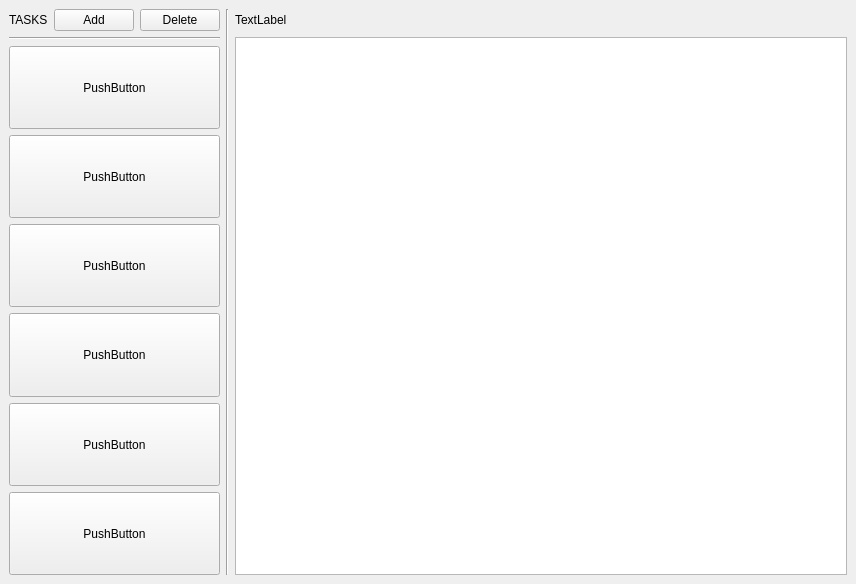
<?xml version="1.0" encoding="UTF-8"?>
<ui version="4.0">
 <class>MainWindow</class>
 <widget class="QMainWindow" name="MainWindow">
  <property name="geometry">
   <rect>
    <x>0</x>
    <y>0</y>
    <width>856</width>
    <height>584</height>
   </rect>
  </property>
  <property name="windowTitle">
   <string>MainWindow</string>
  </property>
  <widget class="QWidget" name="centralwidget">
   <property name="sizePolicy">
    <sizepolicy hsizetype="Preferred" vsizetype="Preferred">
     <horstretch>0</horstretch>
     <verstretch>0</verstretch>
    </sizepolicy>
   </property>
   <layout class="QGridLayout" name="gridLayout" rowstretch="1,17" columnstretch="1,0,3">
    <item row="1" column="2">
     <layout class="QVBoxLayout" name="verticalLayout_2">
      <item>
       <widget class="QListView" name="listView"/>
      </item>
     </layout>
    </item>
    <item row="0" column="1" rowspan="2">
     <widget class="Line" name="line">
      <property name="orientation">
       <enum>Qt::Vertical</enum>
      </property>
     </widget>
    </item>
    <item row="1" column="0">
     <layout class="QVBoxLayout" name="verticalLayout" stretch="0,0,0,0,0,0,0">
      <item>
       <widget class="Line" name="line_3">
        <property name="sizePolicy">
         <sizepolicy hsizetype="Minimum" vsizetype="Fixed">
          <horstretch>0</horstretch>
          <verstretch>0</verstretch>
         </sizepolicy>
        </property>
        <property name="orientation">
         <enum>Qt::Horizontal</enum>
        </property>
       </widget>
      </item>
      <item>
       <widget class="QPushButton" name="pushButton_6">
        <property name="sizePolicy">
         <sizepolicy hsizetype="Preferred" vsizetype="Preferred">
          <horstretch>0</horstretch>
          <verstretch>0</verstretch>
         </sizepolicy>
        </property>
        <property name="text">
         <string>PushButton</string>
        </property>
       </widget>
      </item>
      <item>
       <widget class="QPushButton" name="pushButton_5">
        <property name="sizePolicy">
         <sizepolicy hsizetype="Preferred" vsizetype="Preferred">
          <horstretch>0</horstretch>
          <verstretch>0</verstretch>
         </sizepolicy>
        </property>
        <property name="text">
         <string>PushButton</string>
        </property>
       </widget>
      </item>
      <item>
       <widget class="QPushButton" name="pushButton_2">
        <property name="sizePolicy">
         <sizepolicy hsizetype="Preferred" vsizetype="Preferred">
          <horstretch>0</horstretch>
          <verstretch>0</verstretch>
         </sizepolicy>
        </property>
        <property name="text">
         <string>PushButton</string>
        </property>
       </widget>
      </item>
      <item>
       <widget class="QPushButton" name="pushButton_4">
        <property name="sizePolicy">
         <sizepolicy hsizetype="Preferred" vsizetype="Preferred">
          <horstretch>0</horstretch>
          <verstretch>0</verstretch>
         </sizepolicy>
        </property>
        <property name="text">
         <string>PushButton</string>
        </property>
       </widget>
      </item>
      <item>
       <widget class="QPushButton" name="pushButton_3">
        <property name="sizePolicy">
         <sizepolicy hsizetype="Preferred" vsizetype="Preferred">
          <horstretch>0</horstretch>
          <verstretch>0</verstretch>
         </sizepolicy>
        </property>
        <property name="text">
         <string>PushButton</string>
        </property>
       </widget>
      </item>
      <item>
       <widget class="QPushButton" name="pushButton">
        <property name="sizePolicy">
         <sizepolicy hsizetype="Preferred" vsizetype="Preferred">
          <horstretch>0</horstretch>
          <verstretch>0</verstretch>
         </sizepolicy>
        </property>
        <property name="text">
         <string>PushButton</string>
        </property>
       </widget>
      </item>
     </layout>
    </item>
    <item row="0" column="0">
     <layout class="QHBoxLayout" name="horizontalLayout">
      <item>
       <widget class="QLabel" name="label">
        <property name="text">
         <string>&lt;html&gt;&lt;head/&gt;&lt;body&gt;&lt;p&gt;TASKS&lt;/p&gt;&lt;/body&gt;&lt;/html&gt;</string>
        </property>
       </widget>
      </item>
      <item>
       <widget class="QPushButton" name="pushButton_7">
        <property name="text">
         <string>Add</string>
        </property>
       </widget>
      </item>
      <item>
       <widget class="QPushButton" name="pushButton_8">
        <property name="text">
         <string>Delete</string>
        </property>
       </widget>
      </item>
     </layout>
    </item>
    <item row="0" column="2">
     <layout class="QHBoxLayout" name="horizontalLayout_2">
      <item>
       <widget class="QLabel" name="label_2">
        <property name="text">
         <string>TextLabel</string>
        </property>
       </widget>
      </item>
     </layout>
    </item>
   </layout>
  </widget>
 </widget>
 <resources/>
 <connections/>
</ui>
